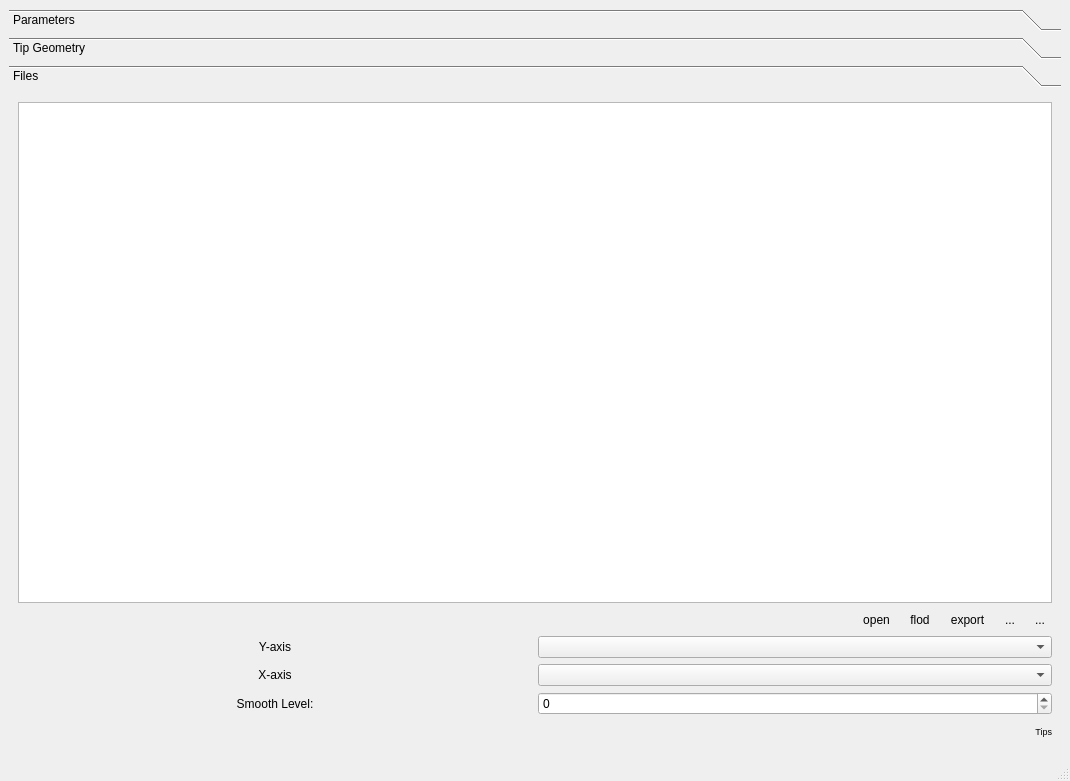
<?xml version="1.0" encoding="UTF-8"?>
<ui version="4.0">
 <class>MainWindow</class>
 <widget class="QMainWindow" name="MainWindow">
  <property name="geometry">
   <rect>
    <x>0</x>
    <y>0</y>
    <width>1070</width>
    <height>781</height>
   </rect>
  </property>
  <property name="windowTitle">
   <string>MainWindow</string>
  </property>
  <widget class="QWidget" name="centralwidget">
   <property name="minimumSize">
    <size>
     <width>0</width>
     <height>0</height>
    </size>
   </property>
   <layout class="QHBoxLayout" name="horizontalLayout_2">
    <item>
     <layout class="QHBoxLayout" name="horizontalLayout" stretch="6,4">
      <item>
       <layout class="QVBoxLayout" name="main_view">
        <item>
         <layout class="QHBoxLayout" name="horizontalLayout_7"/>
        </item>
       </layout>
      </item>
      <item>
       <widget class="QToolBox" name="toolBox">
        <property name="minimumSize">
         <size>
          <width>0</width>
          <height>200</height>
         </size>
        </property>
        <property name="currentIndex">
         <number>2</number>
        </property>
        <widget class="QWidget" name="page">
         <property name="geometry">
          <rect>
           <x>0</x>
           <y>0</y>
           <width>418</width>
           <height>641</height>
          </rect>
         </property>
         <attribute name="label">
          <string>Parameters</string>
         </attribute>
         <layout class="QVBoxLayout" name="verticalLayout">
          <item>
           <widget class="QLabel" name="label_36">
            <property name="text">
             <string>Common Parameters:</string>
            </property>
           </widget>
          </item>
          <item>
           <layout class="QGridLayout" name="gridLayout_2" rowstretch="0,0,0,0,0,0" rowminimumheight="0,0,0,0,0,0">
            <item row="0" column="0">
             <widget class="QLabel" name="label_23">
              <property name="minimumSize">
               <size>
                <width>50</width>
                <height>0</height>
               </size>
              </property>
              <property name="maximumSize">
               <size>
                <width>50</width>
                <height>16777215</height>
               </size>
              </property>
              <property name="text">
               <string>&lt;html&gt;&lt;head/&gt;&lt;body&gt;&lt;p&gt;PR&lt;span style=&quot; vertical-align:sub;&quot;&gt;sample&lt;/span&gt;:&lt;/p&gt;&lt;/body&gt;&lt;/html&gt;</string>
              </property>
             </widget>
            </item>
            <item row="4" column="0">
             <widget class="QLabel" name="label_28">
              <property name="minimumSize">
               <size>
                <width>50</width>
                <height>0</height>
               </size>
              </property>
              <property name="maximumSize">
               <size>
                <width>50</width>
                <height>16777215</height>
               </size>
              </property>
              <property name="text">
               <string>&lt;html&gt;&lt;head/&gt;&lt;body&gt;&lt;p&gt;E&lt;span style=&quot; vertical-align:sub;&quot;&gt;tip&lt;/span&gt;:&lt;/p&gt;&lt;/body&gt;&lt;/html&gt;</string>
              </property>
              <property name="wordWrap">
               <bool>true</bool>
              </property>
             </widget>
            </item>
            <item row="2" column="1">
             <widget class="QLineEdit" name="prtip_et">
              <property name="maximumSize">
               <size>
                <width>16777215</width>
                <height>16777215</height>
               </size>
              </property>
              <property name="text">
               <string>1</string>
              </property>
              <property name="clearButtonEnabled">
               <bool>true</bool>
              </property>
             </widget>
            </item>
            <item row="0" column="2">
             <widget class="QLabel" name="label_13">
              <property name="minimumSize">
               <size>
                <width>20</width>
                <height>0</height>
               </size>
              </property>
              <property name="maximumSize">
               <size>
                <width>20</width>
                <height>16777215</height>
               </size>
              </property>
              <property name="text">
               <string/>
              </property>
             </widget>
            </item>
            <item row="4" column="1">
             <widget class="QLineEdit" name="etip_et">
              <property name="maximumSize">
               <size>
                <width>16777215</width>
                <height>16777215</height>
               </size>
              </property>
              <property name="text">
               <string>1</string>
              </property>
              <property name="clearButtonEnabled">
               <bool>true</bool>
              </property>
             </widget>
            </item>
            <item row="3" column="1">
             <widget class="Line" name="line_3">
              <property name="orientation">
               <enum>Qt::Horizontal</enum>
              </property>
             </widget>
            </item>
            <item row="5" column="1">
             <widget class="Line" name="line_2">
              <property name="orientation">
               <enum>Qt::Horizontal</enum>
              </property>
             </widget>
            </item>
            <item row="0" column="1">
             <widget class="QLineEdit" name="prsample_et">
              <property name="maximumSize">
               <size>
                <width>16777215</width>
                <height>16777215</height>
               </size>
              </property>
              <property name="font">
               <font>
                <kerning>false</kerning>
               </font>
              </property>
              <property name="autoFillBackground">
               <bool>true</bool>
              </property>
              <property name="text">
               <string>1</string>
              </property>
              <property name="dragEnabled">
               <bool>false</bool>
              </property>
              <property name="readOnly">
               <bool>false</bool>
              </property>
              <property name="cursorMoveStyle">
               <enum>Qt::LogicalMoveStyle</enum>
              </property>
              <property name="clearButtonEnabled">
               <bool>true</bool>
              </property>
             </widget>
            </item>
            <item row="1" column="1">
             <widget class="Line" name="line">
              <property name="orientation">
               <enum>Qt::Horizontal</enum>
              </property>
             </widget>
            </item>
            <item row="2" column="0">
             <widget class="QLabel" name="label_24">
              <property name="minimumSize">
               <size>
                <width>50</width>
                <height>0</height>
               </size>
              </property>
              <property name="maximumSize">
               <size>
                <width>50</width>
                <height>16777215</height>
               </size>
              </property>
              <property name="text">
               <string>&lt;html&gt;&lt;head/&gt;&lt;body&gt;&lt;p&gt;PR&lt;span style=&quot; vertical-align:sub;&quot;&gt;tip&lt;/span&gt;:&lt;/p&gt;&lt;/body&gt;&lt;/html&gt;</string>
              </property>
              <property name="wordWrap">
               <bool>false</bool>
              </property>
             </widget>
            </item>
           </layout>
          </item>
          <item>
           <widget class="Line" name="line_6">
            <property name="orientation">
             <enum>Qt::Horizontal</enum>
            </property>
           </widget>
          </item>
          <item>
           <widget class="QLabel" name="label_4">
            <property name="maximumSize">
             <size>
              <width>16777215</width>
              <height>16777215</height>
             </size>
            </property>
            <property name="text">
             <string>Range of point:</string>
            </property>
            <property name="alignment">
             <set>Qt::AlignLeading|Qt::AlignLeft|Qt::AlignVCenter</set>
            </property>
           </widget>
          </item>
          <item>
           <layout class="QGridLayout" name="gridLayout_7">
            <item row="5" column="1">
             <widget class="QLineEdit" name="ac_et">
              <property name="minimumSize">
               <size>
                <width>0</width>
                <height>0</height>
               </size>
              </property>
              <property name="maximumSize">
               <size>
                <width>16777215</width>
                <height>16777215</height>
               </size>
              </property>
              <property name="acceptDrops">
               <bool>false</bool>
              </property>
              <property name="text">
               <string>100</string>
              </property>
              <property name="alignment">
               <set>Qt::AlignLeading|Qt::AlignLeft|Qt::AlignVCenter</set>
              </property>
              <property name="clearButtonEnabled">
               <bool>true</bool>
              </property>
             </widget>
            </item>
            <item row="5" column="0">
             <widget class="QLabel" name="label_27">
              <property name="minimumSize">
               <size>
                <width>50</width>
                <height>0</height>
               </size>
              </property>
              <property name="maximumSize">
               <size>
                <width>50</width>
                <height>16777215</height>
               </size>
              </property>
              <property name="text">
               <string>After:</string>
              </property>
             </widget>
            </item>
            <item row="3" column="0">
             <widget class="QLabel" name="label_14">
              <property name="minimumSize">
               <size>
                <width>50</width>
                <height>0</height>
               </size>
              </property>
              <property name="maximumSize">
               <size>
                <width>50</width>
                <height>16777215</height>
               </size>
              </property>
              <property name="text">
               <string>Before:</string>
              </property>
             </widget>
            </item>
            <item row="3" column="1">
             <widget class="QLineEdit" name="bc_et">
              <property name="minimumSize">
               <size>
                <width>0</width>
                <height>0</height>
               </size>
              </property>
              <property name="maximumSize">
               <size>
                <width>16777215</width>
                <height>16777215</height>
               </size>
              </property>
              <property name="text">
               <string>100</string>
              </property>
              <property name="alignment">
               <set>Qt::AlignLeading|Qt::AlignLeft|Qt::AlignVCenter</set>
              </property>
              <property name="clearButtonEnabled">
               <bool>true</bool>
              </property>
             </widget>
            </item>
            <item row="3" column="2">
             <widget class="QLabel" name="label_37">
              <property name="minimumSize">
               <size>
                <width>20</width>
                <height>0</height>
               </size>
              </property>
              <property name="maximumSize">
               <size>
                <width>20</width>
                <height>16777215</height>
               </size>
              </property>
              <property name="text">
               <string>&lt;</string>
              </property>
             </widget>
            </item>
            <item row="6" column="1">
             <widget class="Line" name="line_4">
              <property name="orientation">
               <enum>Qt::Horizontal</enum>
              </property>
             </widget>
            </item>
            <item row="4" column="1">
             <widget class="Line" name="line_5">
              <property name="orientation">
               <enum>Qt::Horizontal</enum>
              </property>
             </widget>
            </item>
            <item row="5" column="2">
             <widget class="QLabel" name="label_3">
              <property name="minimumSize">
               <size>
                <width>20</width>
                <height>0</height>
               </size>
              </property>
              <property name="maximumSize">
               <size>
                <width>20</width>
                <height>16777215</height>
               </size>
              </property>
              <property name="text">
               <string>&gt;</string>
              </property>
             </widget>
            </item>
           </layout>
          </item>
          <item>
           <widget class="Line" name="line_7">
            <property name="orientation">
             <enum>Qt::Horizontal</enum>
            </property>
           </widget>
          </item>
          <item>
           <widget class="QLabel" name="label_39">
            <property name="text">
             <string>Points And Lines Info:</string>
            </property>
           </widget>
          </item>
          <item>
           <layout class="QGridLayout" name="gridLayout_8">
            <item row="0" column="1">
             <widget class="QLabel" name="label_17">
              <property name="maximumSize">
               <size>
                <width>16777215</width>
                <height>16777215</height>
               </size>
              </property>
              <property name="text">
               <string>Time Point(s)</string>
              </property>
              <property name="alignment">
               <set>Qt::AlignCenter</set>
              </property>
             </widget>
            </item>
            <item row="3" column="0">
             <widget class="QLabel" name="label_41">
              <property name="text">
               <string>End Ponit:</string>
              </property>
             </widget>
            </item>
            <item row="3" column="1">
             <widget class="QLabel" name="after_time">
              <property name="text">
               <string>0</string>
              </property>
              <property name="alignment">
               <set>Qt::AlignCenter</set>
              </property>
             </widget>
            </item>
            <item row="2" column="0">
             <widget class="QLabel" name="label_40">
              <property name="text">
               <string>Retract Ponit:</string>
              </property>
             </widget>
            </item>
            <item row="2" column="1">
             <widget class="QLabel" name="rt_et">
              <property name="text">
               <string>0</string>
              </property>
              <property name="alignment">
               <set>Qt::AlignCenter</set>
              </property>
             </widget>
            </item>
            <item row="1" column="1">
             <widget class="QLabel" name="before_time">
              <property name="text">
               <string>0</string>
              </property>
              <property name="alignment">
               <set>Qt::AlignCenter</set>
              </property>
             </widget>
            </item>
            <item row="1" column="0">
             <widget class="QLabel" name="label_35">
              <property name="text">
               <string>Start Ponit:</string>
              </property>
             </widget>
            </item>
           </layout>
          </item>
          <item>
           <widget class="Line" name="line_8">
            <property name="orientation">
             <enum>Qt::Horizontal</enum>
            </property>
           </widget>
          </item>
          <item>
           <widget class="QLabel" name="label_42">
            <property name="text">
             <string>Line: Start - Retract</string>
            </property>
           </widget>
          </item>
          <item>
           <layout class="QGridLayout" name="gridLayout_10">
            <item row="0" column="0">
             <widget class="QLabel" name="label_7">
              <property name="maximumSize">
               <size>
                <width>16777215</width>
                <height>16777215</height>
               </size>
              </property>
              <property name="text">
               <string>Goodness of fit</string>
              </property>
              <property name="alignment">
               <set>Qt::AlignLeading|Qt::AlignLeft|Qt::AlignVCenter</set>
              </property>
             </widget>
            </item>
            <item row="0" column="1">
             <widget class="QLabel" name="r2_before">
              <property name="text">
               <string>1</string>
              </property>
              <property name="alignment">
               <set>Qt::AlignCenter</set>
              </property>
             </widget>
            </item>
            <item row="1" column="0">
             <widget class="QLabel" name="label_6">
              <property name="minimumSize">
               <size>
                <width>0</width>
                <height>0</height>
               </size>
              </property>
              <property name="maximumSize">
               <size>
                <width>16777215</width>
                <height>16777215</height>
               </size>
              </property>
              <property name="text">
               <string>Slope</string>
              </property>
              <property name="alignment">
               <set>Qt::AlignLeading|Qt::AlignLeft|Qt::AlignVCenter</set>
              </property>
             </widget>
            </item>
            <item row="1" column="1">
             <widget class="QLabel" name="slope_before">
              <property name="text">
               <string>0</string>
              </property>
              <property name="alignment">
               <set>Qt::AlignCenter</set>
              </property>
             </widget>
            </item>
           </layout>
          </item>
          <item>
           <widget class="Line" name="line_9">
            <property name="orientation">
             <enum>Qt::Horizontal</enum>
            </property>
           </widget>
          </item>
          <item>
           <widget class="QLabel" name="label_43">
            <property name="text">
             <string>Line:Retract - End</string>
            </property>
           </widget>
          </item>
          <item>
           <layout class="QGridLayout" name="gridLayout_9">
            <item row="0" column="1">
             <widget class="QLabel" name="r2_after">
              <property name="minimumSize">
               <size>
                <width>20</width>
                <height>0</height>
               </size>
              </property>
              <property name="text">
               <string>1</string>
              </property>
              <property name="alignment">
               <set>Qt::AlignCenter</set>
              </property>
             </widget>
            </item>
            <item row="0" column="0">
             <widget class="QLabel" name="label_44">
              <property name="text">
               <string>Goodness of fit</string>
              </property>
             </widget>
            </item>
            <item row="1" column="1">
             <widget class="QLabel" name="slope_after">
              <property name="text">
               <string>0</string>
              </property>
              <property name="alignment">
               <set>Qt::AlignCenter</set>
              </property>
             </widget>
            </item>
            <item row="1" column="0">
             <widget class="QLabel" name="label_45">
              <property name="text">
               <string>Slope</string>
              </property>
             </widget>
            </item>
           </layout>
          </item>
         </layout>
        </widget>
        <widget class="QWidget" name="Tip">
         <property name="geometry">
          <rect>
           <x>0</x>
           <y>0</y>
           <width>418</width>
           <height>641</height>
          </rect>
         </property>
         <attribute name="label">
          <string>Tip Geometry</string>
         </attribute>
         <layout class="QVBoxLayout" name="verticalLayout_2">
          <item>
           <widget class="QComboBox" name="tipGeometryComboBox">
            <item>
             <property name="text">
              <string>Berkovich</string>
             </property>
            </item>
            <item>
             <property name="text">
              <string>Spherical</string>
             </property>
            </item>
            <item>
             <property name="text">
              <string>Punch</string>
             </property>
            </item>
           </widget>
          </item>
          <item>
           <widget class="QStackedWidget" name="stackedWidget">
            <property name="enabled">
             <bool>true</bool>
            </property>
            <property name="minimumSize">
             <size>
              <width>0</width>
              <height>0</height>
             </size>
            </property>
            <property name="maximumSize">
             <size>
              <width>16777215</width>
              <height>16777215</height>
             </size>
            </property>
            <property name="statusTip">
             <string/>
            </property>
            <property name="currentIndex">
             <number>0</number>
            </property>
            <widget class="QWidget" name="Berkovich">
             <property name="maximumSize">
              <size>
               <width>16777215</width>
               <height>16777215</height>
              </size>
             </property>
             <layout class="QVBoxLayout" name="verticalLayout_3">
              <item>
               <layout class="QGridLayout" name="gridLayout_6">
                <item row="5" column="1">
                 <widget class="QLineEdit" name="et_c3">
                  <property name="minimumSize">
                   <size>
                    <width>100</width>
                    <height>0</height>
                   </size>
                  </property>
                  <property name="maximumSize">
                   <size>
                    <width>16777215</width>
                    <height>16777215</height>
                   </size>
                  </property>
                  <property name="text">
                   <string>0</string>
                  </property>
                  <property name="clearButtonEnabled">
                   <bool>true</bool>
                  </property>
                 </widget>
                </item>
                <item row="3" column="1">
                 <widget class="QLineEdit" name="et_c2">
                  <property name="minimumSize">
                   <size>
                    <width>100</width>
                    <height>0</height>
                   </size>
                  </property>
                  <property name="maximumSize">
                   <size>
                    <width>16777215</width>
                    <height>16777215</height>
                   </size>
                  </property>
                  <property name="text">
                   <string>0</string>
                  </property>
                  <property name="clearButtonEnabled">
                   <bool>true</bool>
                  </property>
                 </widget>
                </item>
                <item row="4" column="1">
                 <widget class="Line" name="line_11">
                  <property name="orientation">
                   <enum>Qt::Horizontal</enum>
                  </property>
                 </widget>
                </item>
                <item row="2" column="1">
                 <widget class="Line" name="line_10">
                  <property name="orientation">
                   <enum>Qt::Horizontal</enum>
                  </property>
                 </widget>
                </item>
                <item row="5" column="0">
                 <widget class="QLabel" name="label_18">
                  <property name="minimumSize">
                   <size>
                    <width>50</width>
                    <height>0</height>
                   </size>
                  </property>
                  <property name="maximumSize">
                   <size>
                    <width>50</width>
                    <height>16777215</height>
                   </size>
                  </property>
                  <property name="text">
                   <string>C3:</string>
                  </property>
                 </widget>
                </item>
                <item row="9" column="1">
                 <widget class="QLabel" name="label_hc">
                  <property name="text">
                   <string>0</string>
                  </property>
                  <property name="textInteractionFlags">
                   <set>Qt::LinksAccessibleByMouse|Qt::TextSelectableByMouse</set>
                  </property>
                 </widget>
                </item>
                <item row="9" column="0">
                 <widget class="QLabel" name="label_16">
                  <property name="minimumSize">
                   <size>
                    <width>50</width>
                    <height>0</height>
                   </size>
                  </property>
                  <property name="maximumSize">
                   <size>
                    <width>50</width>
                    <height>16777215</height>
                   </size>
                  </property>
                  <property name="text">
                   <string>hc:</string>
                  </property>
                  <property name="alignment">
                   <set>Qt::AlignLeading|Qt::AlignLeft|Qt::AlignVCenter</set>
                  </property>
                 </widget>
                </item>
                <item row="10" column="1">
                 <widget class="QLabel" name="label_ac">
                  <property name="text">
                   <string>0</string>
                  </property>
                  <property name="textInteractionFlags">
                   <set>Qt::LinksAccessibleByMouse|Qt::TextSelectableByMouse</set>
                  </property>
                 </widget>
                </item>
                <item row="1" column="4">
                 <spacer name="horizontalSpacer">
                  <property name="orientation">
                   <enum>Qt::Horizontal</enum>
                  </property>
                  <property name="sizeHint" stdset="0">
                   <size>
                    <width>40</width>
                    <height>20</height>
                   </size>
                  </property>
                 </spacer>
                </item>
                <item row="7" column="0">
                 <widget class="QLabel" name="label_30">
                  <property name="minimumSize">
                   <size>
                    <width>50</width>
                    <height>0</height>
                   </size>
                  </property>
                  <property name="maximumSize">
                   <size>
                    <width>50</width>
                    <height>16777215</height>
                   </size>
                  </property>
                  <property name="text">
                   <string>C4:</string>
                  </property>
                 </widget>
                </item>
                <item row="1" column="0">
                 <widget class="QLabel" name="label_34">
                  <property name="minimumSize">
                   <size>
                    <width>50</width>
                    <height>0</height>
                   </size>
                  </property>
                  <property name="maximumSize">
                   <size>
                    <width>50</width>
                    <height>16777215</height>
                   </size>
                  </property>
                  <property name="text">
                   <string>C1:</string>
                  </property>
                  <property name="alignment">
                   <set>Qt::AlignLeading|Qt::AlignLeft|Qt::AlignVCenter</set>
                  </property>
                 </widget>
                </item>
                <item row="1" column="1">
                 <widget class="QLineEdit" name="et_c1">
                  <property name="minimumSize">
                   <size>
                    <width>100</width>
                    <height>0</height>
                   </size>
                  </property>
                  <property name="maximumSize">
                   <size>
                    <width>16777215</width>
                    <height>16777215</height>
                   </size>
                  </property>
                  <property name="text">
                   <string>0</string>
                  </property>
                  <property name="clearButtonEnabled">
                   <bool>true</bool>
                  </property>
                 </widget>
                </item>
                <item row="10" column="0">
                 <widget class="QLabel" name="label_32">
                  <property name="minimumSize">
                   <size>
                    <width>50</width>
                    <height>0</height>
                   </size>
                  </property>
                  <property name="maximumSize">
                   <size>
                    <width>50</width>
                    <height>16777215</height>
                   </size>
                  </property>
                  <property name="text">
                   <string>Ac:</string>
                  </property>
                  <property name="alignment">
                   <set>Qt::AlignLeading|Qt::AlignLeft|Qt::AlignVCenter</set>
                  </property>
                 </widget>
                </item>
                <item row="7" column="1">
                 <widget class="QLineEdit" name="et_c4">
                  <property name="minimumSize">
                   <size>
                    <width>100</width>
                    <height>0</height>
                   </size>
                  </property>
                  <property name="maximumSize">
                   <size>
                    <width>16777215</width>
                    <height>16777215</height>
                   </size>
                  </property>
                  <property name="text">
                   <string>0</string>
                  </property>
                  <property name="clearButtonEnabled">
                   <bool>true</bool>
                  </property>
                 </widget>
                </item>
                <item row="3" column="0">
                 <widget class="QLabel" name="label_29">
                  <property name="minimumSize">
                   <size>
                    <width>50</width>
                    <height>0</height>
                   </size>
                  </property>
                  <property name="maximumSize">
                   <size>
                    <width>50</width>
                    <height>16777215</height>
                   </size>
                  </property>
                  <property name="text">
                   <string>C2:</string>
                  </property>
                 </widget>
                </item>
                <item row="11" column="0">
                 <spacer name="verticalSpacer">
                  <property name="orientation">
                   <enum>Qt::Vertical</enum>
                  </property>
                  <property name="sizeHint" stdset="0">
                   <size>
                    <width>20</width>
                    <height>40</height>
                   </size>
                  </property>
                 </spacer>
                </item>
                <item row="6" column="1">
                 <widget class="Line" name="line_12">
                  <property name="orientation">
                   <enum>Qt::Horizontal</enum>
                  </property>
                 </widget>
                </item>
                <item row="8" column="1">
                 <widget class="Line" name="line_13">
                  <property name="orientation">
                   <enum>Qt::Horizontal</enum>
                  </property>
                 </widget>
                </item>
               </layout>
              </item>
             </layout>
            </widget>
            <widget class="QWidget" name="Spherical">
             <layout class="QHBoxLayout" name="horizontalLayout_5">
              <item>
               <layout class="QHBoxLayout" name="horizontalLayout_3">
                <item>
                 <layout class="QGridLayout" name="gridLayout_5">
                  <item row="0" column="2">
                   <widget class="QLabel" name="label_9">
                    <property name="minimumSize">
                     <size>
                      <width>20</width>
                      <height>0</height>
                     </size>
                    </property>
                    <property name="maximumSize">
                     <size>
                      <width>20</width>
                      <height>16777215</height>
                     </size>
                    </property>
                    <property name="text">
                     <string>um</string>
                    </property>
                   </widget>
                  </item>
                  <item row="0" column="3">
                   <spacer name="horizontalSpacer_2">
                    <property name="orientation">
                     <enum>Qt::Horizontal</enum>
                    </property>
                    <property name="sizeHint" stdset="0">
                     <size>
                      <width>40</width>
                      <height>20</height>
                     </size>
                    </property>
                   </spacer>
                  </item>
                  <item row="1" column="0">
                   <spacer name="verticalSpacer_2">
                    <property name="orientation">
                     <enum>Qt::Vertical</enum>
                    </property>
                    <property name="sizeHint" stdset="0">
                     <size>
                      <width>20</width>
                      <height>40</height>
                     </size>
                    </property>
                   </spacer>
                  </item>
                  <item row="0" column="0">
                   <widget class="QLabel" name="label_5">
                    <property name="minimumSize">
                     <size>
                      <width>50</width>
                      <height>0</height>
                     </size>
                    </property>
                    <property name="maximumSize">
                     <size>
                      <width>50</width>
                      <height>16777215</height>
                     </size>
                    </property>
                    <property name="text">
                     <string>Radius:</string>
                    </property>
                   </widget>
                  </item>
                  <item row="0" column="1">
                   <widget class="QLineEdit" name="radius_et">
                    <property name="minimumSize">
                     <size>
                      <width>0</width>
                      <height>0</height>
                     </size>
                    </property>
                    <property name="maximumSize">
                     <size>
                      <width>200</width>
                      <height>16777215</height>
                     </size>
                    </property>
                    <property name="text">
                     <string>3.022</string>
                    </property>
                    <property name="clearButtonEnabled">
                     <bool>true</bool>
                    </property>
                   </widget>
                  </item>
                 </layout>
                </item>
               </layout>
              </item>
             </layout>
            </widget>
           </widget>
          </item>
         </layout>
        </widget>
        <widget class="QWidget" name="page_2">
         <property name="geometry">
          <rect>
           <x>0</x>
           <y>0</y>
           <width>418</width>
           <height>641</height>
          </rect>
         </property>
         <attribute name="label">
          <string>Files</string>
         </attribute>
         <layout class="QVBoxLayout" name="verticalLayout_6">
          <item>
           <widget class="QTableWidget" name="tableWidget"/>
          </item>
          <item>
           <layout class="QHBoxLayout" name="horizontalLayout_8">
            <item>
             <spacer name="horizontalSpacer_3">
              <property name="orientation">
               <enum>Qt::Horizontal</enum>
              </property>
              <property name="sizeHint" stdset="0">
               <size>
                <width>40</width>
                <height>20</height>
               </size>
              </property>
             </spacer>
            </item>
            <item>
             <widget class="QToolButton" name="toolButton_open">
              <property name="text">
               <string>open</string>
              </property>
              <property name="icon">
               <iconset>
                <normaloff>res/pic/single.png</normaloff>res/pic/single.png</iconset>
              </property>
              <property name="iconSize">
               <size>
                <width>20</width>
                <height>20</height>
               </size>
              </property>
              <property name="autoRaise">
               <bool>true</bool>
              </property>
             </widget>
            </item>
            <item>
             <widget class="QToolButton" name="toolButton_folder">
              <property name="text">
               <string>flod</string>
              </property>
              <property name="icon">
               <iconset>
                <normaloff>res/pic/open.png</normaloff>res/pic/open.png</iconset>
              </property>
              <property name="iconSize">
               <size>
                <width>20</width>
                <height>20</height>
               </size>
              </property>
              <property name="autoRaise">
               <bool>true</bool>
              </property>
             </widget>
            </item>
            <item>
             <widget class="QToolButton" name="toolButton_excel">
              <property name="text">
               <string>export</string>
              </property>
              <property name="icon">
               <iconset>
                <normaloff>res/pic/Excel.png</normaloff>res/pic/Excel.png</iconset>
              </property>
              <property name="iconSize">
               <size>
                <width>20</width>
                <height>20</height>
               </size>
              </property>
              <property name="autoRaise">
               <bool>true</bool>
              </property>
             </widget>
            </item>
            <item>
             <widget class="QToolButton" name="toolButton_txt">
              <property name="font">
               <font>
                <pointsize>9</pointsize>
               </font>
              </property>
              <property name="text">
               <string>...</string>
              </property>
              <property name="icon">
               <iconset>
                <normaloff>res/pic/txt.png</normaloff>res/pic/txt.png</iconset>
              </property>
              <property name="iconSize">
               <size>
                <width>20</width>
                <height>20</height>
               </size>
              </property>
              <property name="autoRaise">
               <bool>true</bool>
              </property>
             </widget>
            </item>
            <item>
             <widget class="QToolButton" name="toolButton_setting">
              <property name="text">
               <string>...</string>
              </property>
              <property name="icon">
               <iconset>
                <normaloff>res/pic/setting.png</normaloff>res/pic/setting.png</iconset>
              </property>
              <property name="iconSize">
               <size>
                <width>20</width>
                <height>20</height>
               </size>
              </property>
              <property name="autoRaise">
               <bool>true</bool>
              </property>
             </widget>
            </item>
           </layout>
          </item>
          <item>
           <layout class="QGridLayout" name="gridLayout_3">
            <item row="2" column="0">
             <widget class="QLabel" name="label_11">
              <property name="text">
               <string>Smooth Level:</string>
              </property>
              <property name="alignment">
               <set>Qt::AlignCenter</set>
              </property>
             </widget>
            </item>
            <item row="1" column="0">
             <widget class="QLabel" name="label_10">
              <property name="text">
               <string>X-axis</string>
              </property>
              <property name="alignment">
               <set>Qt::AlignCenter</set>
              </property>
             </widget>
            </item>
            <item row="2" column="1">
             <widget class="QSpinBox" name="smooth_spinBox"/>
            </item>
            <item row="0" column="1">
             <widget class="QComboBox" name="y_combo"/>
            </item>
            <item row="1" column="1">
             <widget class="QComboBox" name="x_combo"/>
            </item>
            <item row="0" column="0">
             <widget class="QLabel" name="label_12">
              <property name="text">
               <string>Y-axis</string>
              </property>
              <property name="alignment">
               <set>Qt::AlignCenter</set>
              </property>
             </widget>
            </item>
           </layout>
          </item>
          <item>
           <widget class="QLabel" name="label_tips">
            <property name="minimumSize">
             <size>
              <width>0</width>
              <height>20</height>
             </size>
            </property>
            <property name="font">
             <font>
              <pointsize>7</pointsize>
             </font>
            </property>
            <property name="text">
             <string>Tips</string>
            </property>
            <property name="alignment">
             <set>Qt::AlignRight|Qt::AlignTrailing|Qt::AlignVCenter</set>
            </property>
           </widget>
          </item>
         </layout>
        </widget>
       </widget>
      </item>
     </layout>
    </item>
   </layout>
  </widget>
  <widget class="QMenuBar" name="menubar">
   <property name="geometry">
    <rect>
     <x>0</x>
     <y>0</y>
     <width>1070</width>
     <height>22</height>
    </rect>
   </property>
  </widget>
  <widget class="QStatusBar" name="statusbar"/>
 </widget>
 <tabstops>
  <tabstop>radius_et</tabstop>
 </tabstops>
 <resources/>
 <connections/>
</ui>
